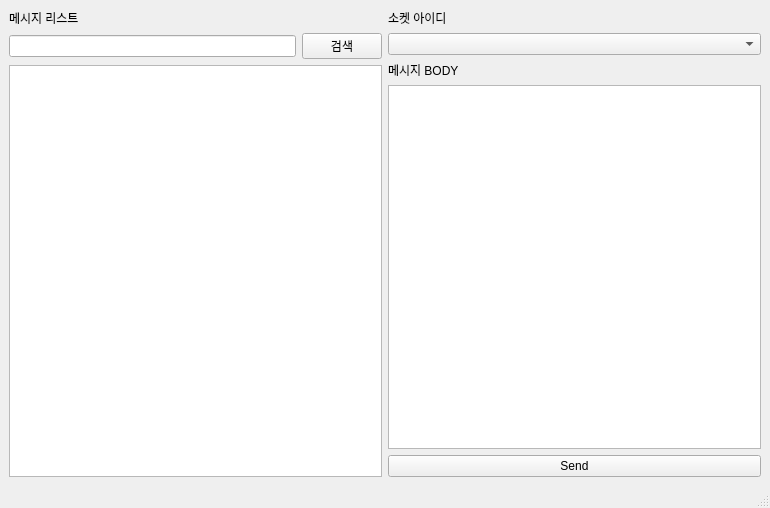
<?xml version="1.0" encoding="UTF-8"?>
<ui version="4.0">
 <class>MainWindow</class>
 <widget class="QMainWindow" name="MainWindow">
  <property name="enabled">
   <bool>true</bool>
  </property>
  <property name="geometry">
   <rect>
    <x>0</x>
    <y>0</y>
    <width>770</width>
    <height>508</height>
   </rect>
  </property>
  <property name="windowTitle">
   <string>MainWindow</string>
  </property>
  <widget class="QWidget" name="centralwidget">
   <layout class="QGridLayout" name="gridLayout_3">
    <item row="0" column="0">
     <layout class="QHBoxLayout" name="horizontalLayout">
      <item>
       <layout class="QGridLayout" name="gridLayout">
        <item row="1" column="0">
         <widget class="QLineEdit" name="input_handle_search"/>
        </item>
        <item row="0" column="0">
         <widget class="QLabel" name="label_3">
          <property name="text">
           <string>메시지 리스트</string>
          </property>
         </widget>
        </item>
        <item row="1" column="1">
         <widget class="QPushButton" name="btn_handle_search">
          <property name="text">
           <string>검색</string>
          </property>
         </widget>
        </item>
        <item row="4" column="0" colspan="2">
         <widget class="QTableWidget" name="list_handle_msg"/>
        </item>
       </layout>
      </item>
      <item>
       <layout class="QGridLayout" name="gridLayout_2">
        <item row="4" column="0">
         <widget class="QPushButton" name="btn_handle_send">
          <property name="text">
           <string>Send</string>
          </property>
         </widget>
        </item>
        <item row="1" column="0">
         <widget class="QComboBox" name="combo_sk_list"/>
        </item>
        <item row="3" column="0">
         <widget class="QTableWidget" name="list_handle_body"/>
        </item>
        <item row="0" column="0">
         <widget class="QLabel" name="label_2">
          <property name="text">
           <string>소켓 아이디</string>
          </property>
         </widget>
        </item>
        <item row="2" column="0">
         <widget class="QLabel" name="label">
          <property name="text">
           <string>메시지 BODY</string>
          </property>
         </widget>
        </item>
       </layout>
      </item>
     </layout>
    </item>
   </layout>
  </widget>
  <widget class="QMenuBar" name="menubar">
   <property name="geometry">
    <rect>
     <x>0</x>
     <y>0</y>
     <width>770</width>
     <height>21</height>
    </rect>
   </property>
  </widget>
  <widget class="QStatusBar" name="statusbar"/>
 </widget>
 <resources/>
 <connections/>
</ui>
